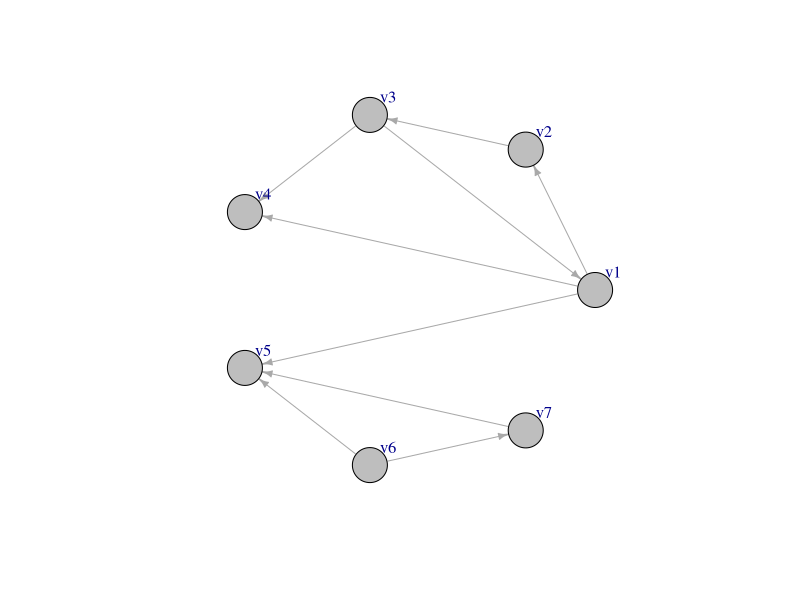
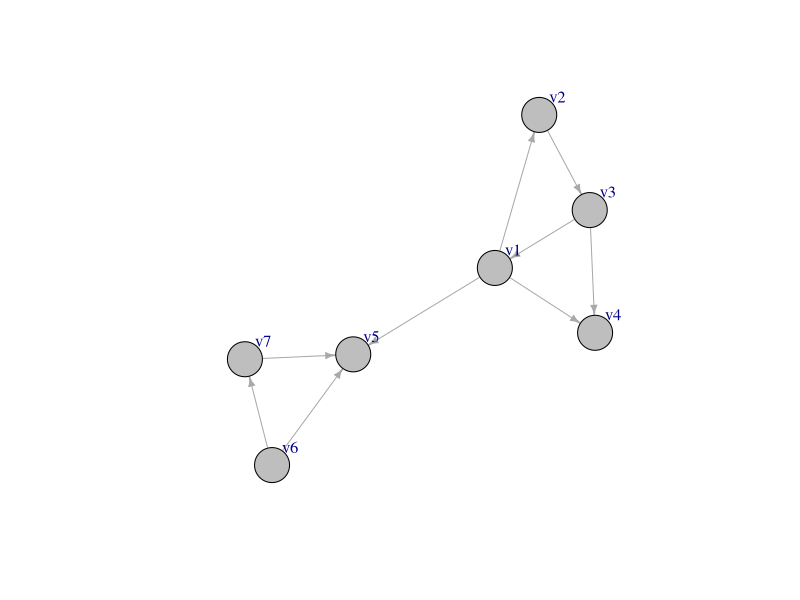
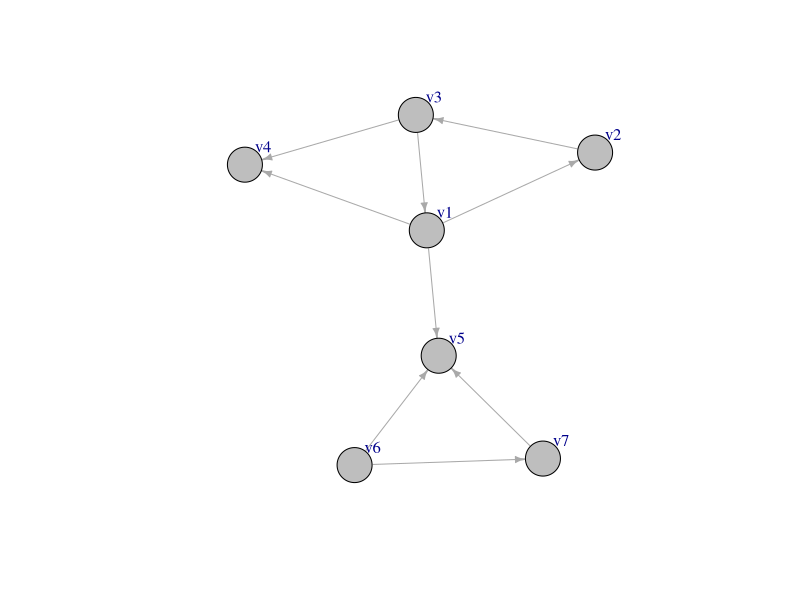
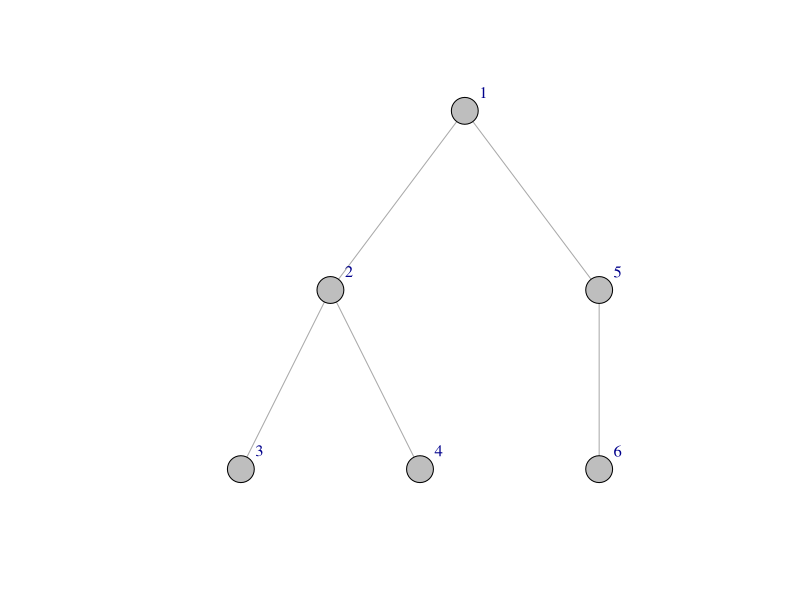
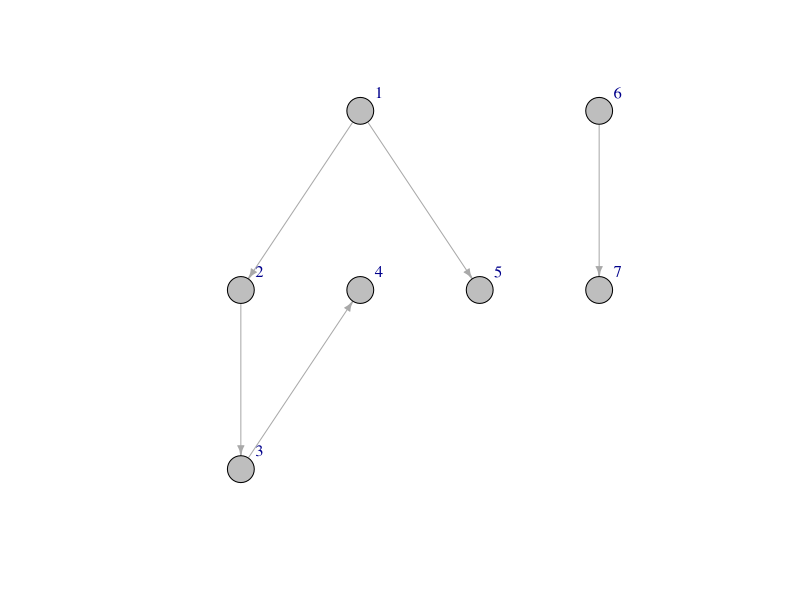
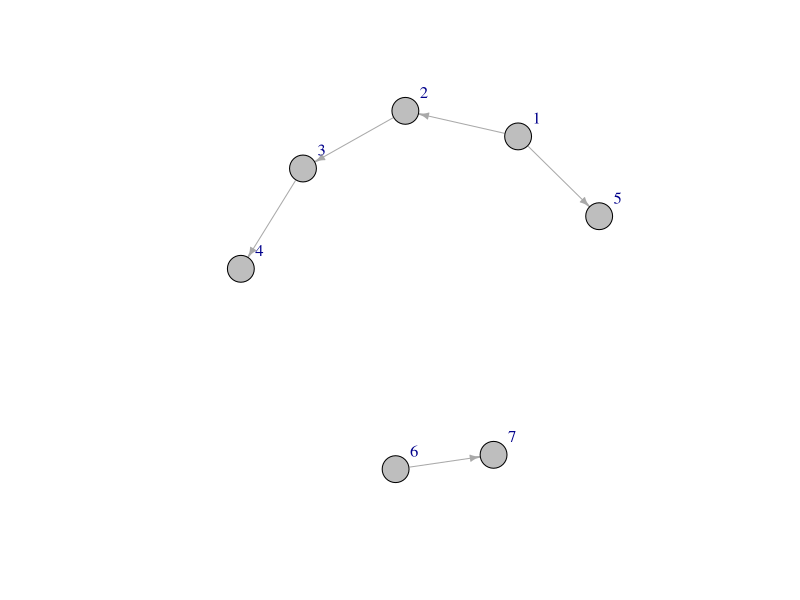

The R script that drew these images, in order:
## make graph
library(igraph) # install.packages("igraph")
v <- data.frame(name=c("v1", "v2", "v3", "v4","v5","v6","v7"))
e <- data.frame(from=c("v1", "v1", "v1", "v2", "v3", "v3", "v6", "v6", "v7"),
                  to=c("v2", "v4", "v5", "v3", "v1", "v4", "v5", "v7", "v5"))
g <- graph_from_data_frame(e, directed=TRUE, vertices=v)
print(g, e=TRUE, v=TRUE)

## plot graph
plot(g, layout=layout_in_circle, vertex.size=20,
     vertex.label.dist=2, vertex.color="grey", edge.arrow.size=0.5)
plot(g, layout=layout_with_fr, vertex.size=20,
     vertex.label.dist=2, vertex.color="grey", edge.arrow.size=0.5)
plot(g, layout=layout_with_kk, vertex.size=20,
     vertex.label.dist=2, vertex.color="grey", edge.arrow.size=0.5)
# https://igraph.org/python/doc/tutorial/tutorial.html


## BFS
g <- graph(c(1,2,1,5,2,3,2,4,4,5,5,6), directed=FALSE)
r <- graph.bfs(g, root=1, neimode='out', order=TRUE, father=TRUE)
h <- graph( rbind(r$order, r$father[r$order, na_ok = TRUE])[,-1], directed=FALSE )
plot(h, layout=layout.reingold.tilford(g, root=1),vertex.label.dist=2, vertex.color="grey", edge.arrow.size=0.5)


## DFS
g <- graph(c(1,2,1,4,1,5,2,3,3,1,3,4,6,5,6,7,7,5), directed=TRUE)
r <- graph.dfs(g, root=1, neimode='out', order=TRUE, father=TRUE)
h <- graph(rbind(r$father[r$order, na_ok = TRUE],r$order)[,-c(1,6)], directed=TRUE)
plot(h, layout=layout.reingold.tilford(g, root=c(1,6)),vertex.label.dist=2, vertex.color="grey", edge.arrow.size=0.5)
plot(h, layout=layout_with_fr,vertex.label.dist=2, vertex.color="grey", edge.arrow.size=0.5)

